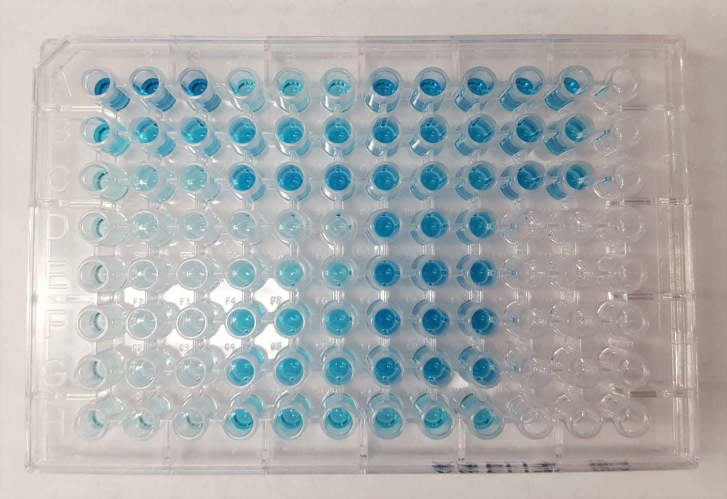
#> input picture ELISA_TMB.jpg, 1454 x 998 px (shown at 1/2 size)
$ python -i image_preprocessing.py   (imports and definitions only)   (older library calls are emulated)
#> lines starting #> are read from the running program, lines starting #| are printed output that depends on the picture
#> further down, picture is the input picture: shape (998, 1454, 3); mean B, G, R 174.6, 174.3, 170.4
"""
Image preprocessing utilities for ELISA plate analysis
"""
import cv2
import numpy as np
from typing import Tuple, Optional


def normalize_lighting(image: np.ndarray) -> np.ndarray:
    """
    Normalize lighting across the image using CLAHE

    Args:
        image: Input BGR image

    Returns:
        Lighting-normalized image
    """
    # Convert to LAB color space
    lab = cv2.cvtColor(image, cv2.COLOR_BGR2LAB)
#> lab: shape (998, 1454, 3); mean of channels 0, 1, 2 181, 127.4, 127.6
    l, a, b = cv2.split(lab)
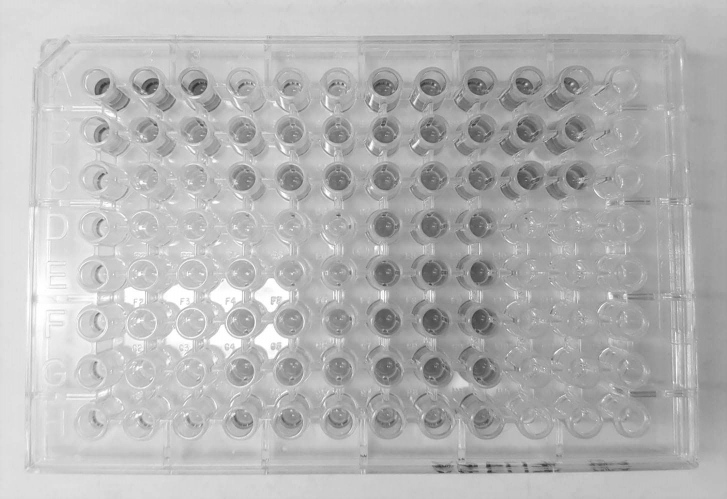
#> l: shape (998, 1454) (shown at 1/2 size); min 30, max 255, mean 181
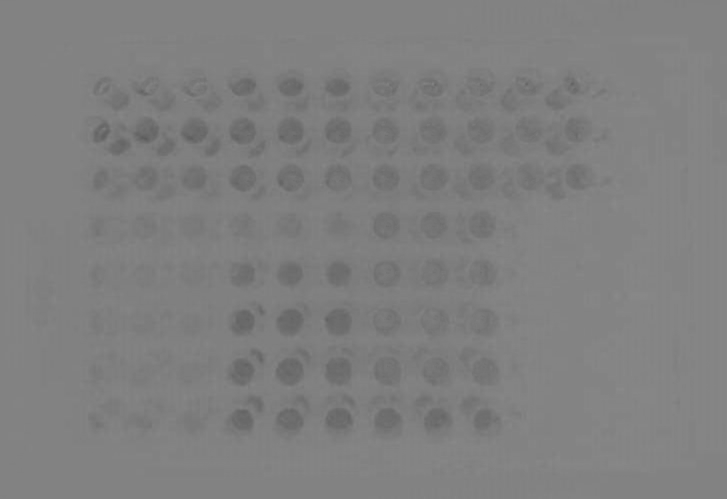
#> a: shape (998, 1454) (shown at 1/2 size); min 90, max 137, mean 127.4

    # Apply CLAHE (Contrast Limited Adaptive Histogram Equalization)
    clahe = cv2.createCLAHE(clipLimit=2.0, tileGridSize=(8, 8))
    l = clahe.apply(l)
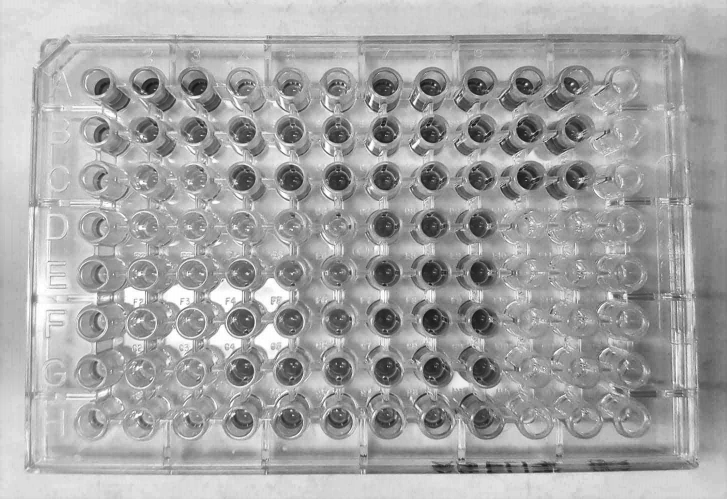
#> l: shape (998, 1454) (shown at 1/2 size); min 15, max 255, mean 164.6

    # Merge and convert back to BGR
    lab = cv2.merge([l, a, b])
#> lab: shape (998, 1454, 3); mean of channels 0, 1, 2 164.6, 127.4, 127.6
    normalized = cv2.cvtColor(lab, cv2.COLOR_LAB2BGR)
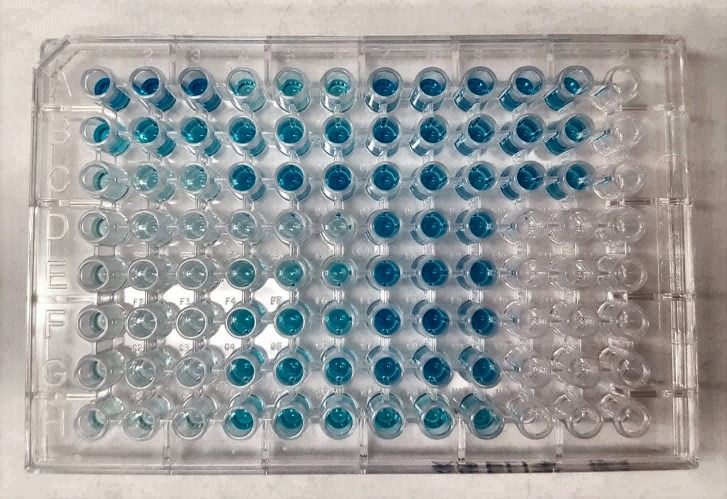
#> normalized: shape (998, 1454, 3) (shown at 1/2 size); mean B, G, R 157.8, 157.8, 154.3

    return normalized


# [136 lines left out: functions reduce_noise, enhance_edges, correct_perspective, assess_image_quality, convert_to_rgb, not called in this run]

>>> import cv2
>>> picture = cv2.imread('../../ELISA_TMB.jpg')
>>> result = normalize_lighting(picture)
